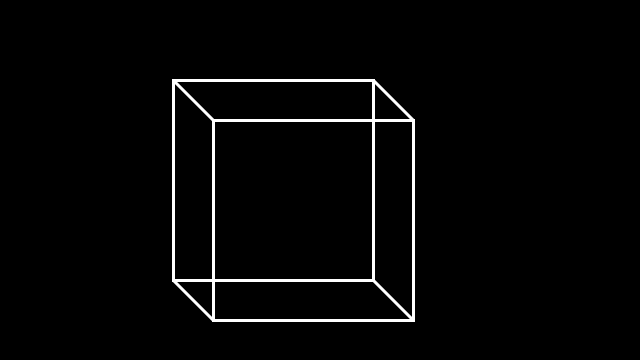
Frame 1 (no input)
Frame 60 (the mouse pressed at the canvas centre just before this capture): identical to frame 1, image omitted
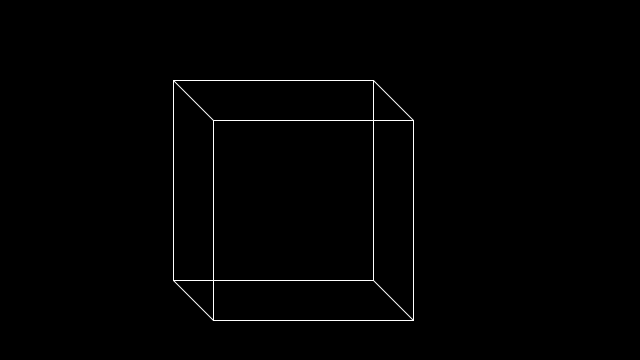
Frame 120 (the mouse held since frame 60 and released just before this capture)

The Processing sketch that drew these frames (run headless with seeded random() and noise(); from frame 60 on, the mouse is pressed at the canvas centre):

// Processing sketch: ambiguous_cube
// ── ambiguous_cube.pde
float rotx = PI/4;
float roty = PI/4;

void setup() {
  size(640, 360);
  noFill();
}

void draw() {
  background(0);
  translate(width/3, height/3.0);
  stroke(255);  
  drawCube();
}

void drawCube() {

  strokeWeight(1);
  beginShape(QUADS);
    if(!mousePressed){
      strokeWeight(3);
    }  
  
    vertex(0, 0);
    vertex( 0,  200);
    vertex( 200, 200);
    vertex( 200,  0);

  endShape(CLOSE);
  beginShape(QUADS);
      vertex( -40, -40);
    vertex( -40, 160);
    vertex( 160, 160);
        vertex( 160,  -40);
    endShape(CLOSE);

  beginShape(LINES);
   vertex(0, 0);
   vertex( -40, -40);

   vertex( 0,  200);
   vertex( -40, 160);

   vertex( 200, 200);
   vertex( 160, 160);

   vertex( 200,  0);
   vertex( 160,  -40);

  endShape();
}
